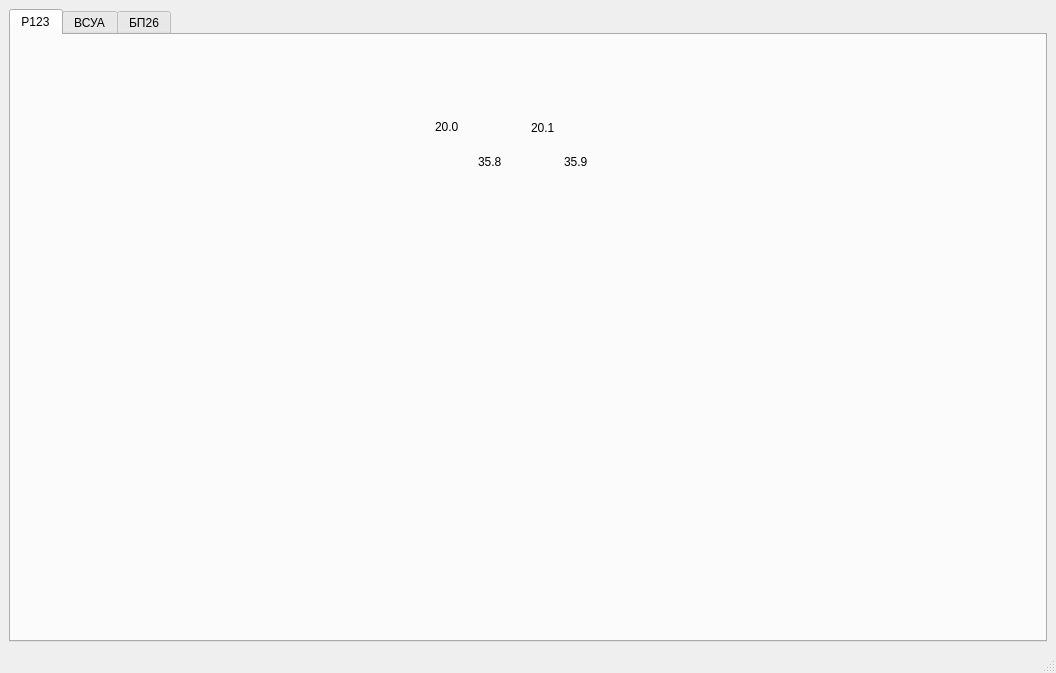
<?xml version="1.0" encoding="UTF-8"?>
<ui version="4.0">
 <class>r123</class>
 <widget class="QMainWindow" name="r123">
  <property name="geometry">
   <rect>
    <x>0</x>
    <y>0</y>
    <width>1056</width>
    <height>673</height>
   </rect>
  </property>
  <property name="sizePolicy">
   <sizepolicy hsizetype="Fixed" vsizetype="Fixed">
    <horstretch>0</horstretch>
    <verstretch>0</verstretch>
   </sizepolicy>
  </property>
  <property name="minimumSize">
   <size>
    <width>1056</width>
    <height>673</height>
   </size>
  </property>
  <property name="maximumSize">
   <size>
    <width>1056</width>
    <height>673</height>
   </size>
  </property>
  <property name="windowTitle">
   <string>Р123</string>
  </property>
  <property name="windowIcon">
   <iconset resource="r173.qrc">
    <normaloff>:/res/icon.png</normaloff>:/res/icon.png</iconset>
  </property>
  <widget class="QWidget" name="centralwidget">
   <layout class="QHBoxLayout" name="horizontalLayout">
    <item>
     <widget class="QTabWidget" name="tabWidget">
      <property name="currentIndex">
       <number>0</number>
      </property>
      <widget class="QWidget" name="r123">
       <property name="sizePolicy">
        <sizepolicy hsizetype="Fixed" vsizetype="Fixed">
         <horstretch>0</horstretch>
         <verstretch>0</verstretch>
        </sizepolicy>
       </property>
       <attribute name="title">
        <string>Р123</string>
       </attribute>
       <widget class="QLabel" name="r173label">
        <property name="enabled">
         <bool>true</bool>
        </property>
        <property name="geometry">
         <rect>
          <x>20</x>
          <y>10</y>
          <width>1011</width>
          <height>631</height>
         </rect>
        </property>
        <property name="sizePolicy">
         <sizepolicy hsizetype="Preferred" vsizetype="Preferred">
          <horstretch>0</horstretch>
          <verstretch>0</verstretch>
         </sizepolicy>
        </property>
        <property name="styleSheet">
         <string notr="true">background-image: url(:/res/r123/r123.jpg);</string>
        </property>
        <property name="text">
         <string/>
        </property>
        <property name="pixmap">
         <pixmap resource="r123.qrc">:/res/r123/r123.png</pixmap>
        </property>
       </widget>
       <widget class="QLabel" name="r123_szum">
        <property name="geometry">
         <rect>
          <x>173</x>
          <y>92</y>
          <width>61</width>
          <height>81</height>
         </rect>
        </property>
        <property name="text">
         <string/>
        </property>
        <property name="pixmap">
         <pixmap resource="r123.qrc">:/res/r123/r123-szum.png</pixmap>
        </property>
        <property name="alignment">
         <set>Qt::AlignCenter</set>
        </property>
       </widget>
       <widget class="QLabel" name="r123_ust_cz">
        <property name="geometry">
         <rect>
          <x>248</x>
          <y>230</y>
          <width>91</width>
          <height>101</height>
         </rect>
        </property>
        <property name="text">
         <string/>
        </property>
        <property name="pixmap">
         <pixmap resource="r123.qrc">:/res/r123/r123-ust_cz.png</pixmap>
        </property>
        <property name="alignment">
         <set>Qt::AlignCenter</set>
        </property>
       </widget>
       <widget class="QLabel" name="r123_nastr">
        <property name="geometry">
         <rect>
          <x>621</x>
          <y>147</y>
          <width>141</width>
          <height>161</height>
         </rect>
        </property>
        <property name="text">
         <string/>
        </property>
        <property name="pixmap">
         <pixmap resource="r123.qrc">:/res/r123/r123_nastr.png</pixmap>
        </property>
        <property name="alignment">
         <set>Qt::AlignCenter</set>
        </property>
       </widget>
       <widget class="QLabel" name="r123_volume">
        <property name="geometry">
         <rect>
          <x>855</x>
          <y>361</y>
          <width>91</width>
          <height>81</height>
         </rect>
        </property>
        <property name="text">
         <string/>
        </property>
        <property name="pixmap">
         <pixmap resource="r123.qrc">:/res/r123/r123_volume.png</pixmap>
        </property>
        <property name="alignment">
         <set>Qt::AlignCenter</set>
        </property>
       </widget>
       <widget class="QLabel" name="r123_controlu">
        <property name="geometry">
         <rect>
          <x>112</x>
          <y>204</y>
          <width>101</width>
          <height>91</height>
         </rect>
        </property>
        <property name="text">
         <string/>
        </property>
        <property name="pixmap">
         <pixmap resource="r123.qrc">:/res/r123/r123_control_ui.png</pixmap>
        </property>
        <property name="alignment">
         <set>Qt::AlignCenter</set>
        </property>
       </widget>
       <widget class="QLabel" name="r123_simp">
        <property name="geometry">
         <rect>
          <x>250</x>
          <y>95</y>
          <width>111</width>
          <height>101</height>
         </rect>
        </property>
        <property name="text">
         <string/>
        </property>
        <property name="pixmap">
         <pixmap resource="r123.qrc">:/res/r123/r123_simp.png</pixmap>
        </property>
        <property name="alignment">
         <set>Qt::AlignCenter</set>
        </property>
       </widget>
       <widget class="QLabel" name="r123_zpcz">
        <property name="geometry">
         <rect>
          <x>608</x>
          <y>308</y>
          <width>211</width>
          <height>201</height>
         </rect>
        </property>
        <property name="styleSheet">
         <string notr="true">opacity: 0.5;</string>
        </property>
        <property name="text">
         <string/>
        </property>
        <property name="pixmap">
         <pixmap resource="r123.qrc">:/res/r123/r123_zpcz.png</pixmap>
        </property>
        <property name="alignment">
         <set>Qt::AlignCenter</set>
        </property>
       </widget>
       <widget class="QLabel" name="r123_szkalaswitch">
        <property name="geometry">
         <rect>
          <x>107</x>
          <y>311</y>
          <width>31</width>
          <height>31</height>
         </rect>
        </property>
        <property name="text">
         <string/>
        </property>
        <property name="pixmap">
         <pixmap resource="r123.qrc">:/res/r123/vsua-clk_ind.png</pixmap>
        </property>
       </widget>
       <widget class="QLabel" name="r123_powerswitcher">
        <property name="geometry">
         <rect>
          <x>183</x>
          <y>307</y>
          <width>31</width>
          <height>41</height>
         </rect>
        </property>
        <property name="text">
         <string/>
        </property>
        <property name="pixmap">
         <pixmap resource="r123.qrc">:/res/r123/vsua-clk_ind.png</pixmap>
        </property>
       </widget>
       <widget class="QLabel" name="r123_ton_call">
        <property name="geometry">
         <rect>
          <x>141</x>
          <y>314</y>
          <width>31</width>
          <height>31</height>
         </rect>
        </property>
        <property name="text">
         <string/>
        </property>
        <property name="pixmap">
         <pixmap resource="r123.qrc">:/res/r123/vsua-nastr_fil.png</pixmap>
        </property>
       </widget>
       <widget class="QLabel" name="r123_ustr">
        <property name="geometry">
         <rect>
          <x>832</x>
          <y>234</y>
          <width>121</width>
          <height>91</height>
         </rect>
        </property>
        <property name="text">
         <string/>
        </property>
        <property name="pixmap">
         <pixmap resource="r123.qrc">:/res/r123/r123_ustr.png</pixmap>
        </property>
        <property name="alignment">
         <set>Qt::AlignCenter</set>
        </property>
       </widget>
       <widget class="QLabel" name="r123_zpcz1">
        <property name="geometry">
         <rect>
          <x>830</x>
          <y>90</y>
          <width>41</width>
          <height>41</height>
         </rect>
        </property>
        <property name="text">
         <string/>
        </property>
        <property name="pixmap">
         <pixmap resource="r123.qrc">:/res/r123/numbers/r123_poddiap1.png</pixmap>
        </property>
        <property name="alignment">
         <set>Qt::AlignCenter</set>
        </property>
       </widget>
       <widget class="QLabel" name="r123_zpcz2">
        <property name="geometry">
         <rect>
          <x>868</x>
          <y>95</y>
          <width>31</width>
          <height>31</height>
         </rect>
        </property>
        <property name="text">
         <string/>
        </property>
        <property name="pixmap">
         <pixmap resource="r123.qrc">:/res/r123/numbers/r123_zpcz2.png</pixmap>
        </property>
       </widget>
       <widget class="QLabel" name="r123_zpcz3">
        <property name="geometry">
         <rect>
          <x>902</x>
          <y>95</y>
          <width>31</width>
          <height>31</height>
         </rect>
        </property>
        <property name="text">
         <string/>
        </property>
        <property name="pixmap">
         <pixmap resource="r123.qrc">:/res/r123/numbers/r123_zpcz3.png</pixmap>
        </property>
       </widget>
       <widget class="QLabel" name="r123_zpcz4">
        <property name="geometry">
         <rect>
          <x>936</x>
          <y>96</y>
          <width>31</width>
          <height>31</height>
         </rect>
        </property>
        <property name="text">
         <string/>
        </property>
        <property name="pixmap">
         <pixmap resource="r123.qrc">:/res/r123/numbers/r123_zpcz4.png</pixmap>
        </property>
       </widget>
       <widget class="QLabel" name="r123_poddiap1">
        <property name="geometry">
         <rect>
          <x>852</x>
          <y>315</y>
          <width>31</width>
          <height>41</height>
         </rect>
        </property>
        <property name="text">
         <string/>
        </property>
        <property name="pixmap">
         <pixmap resource="r123.qrc">:/res/r123/numbers/r123_poddiap1.png</pixmap>
        </property>
       </widget>
       <widget class="QLabel" name="r123_poddiap2">
        <property name="geometry">
         <rect>
          <x>920</x>
          <y>320</y>
          <width>31</width>
          <height>31</height>
         </rect>
        </property>
        <property name="text">
         <string/>
        </property>
        <property name="pixmap">
         <pixmap resource="r123.qrc">:/res/r123/numbers/r123_poddiap2.png</pixmap>
        </property>
       </widget>
       <widget class="QLabel" name="r123_cz">
        <property name="geometry">
         <rect>
          <x>333</x>
          <y>190</y>
          <width>291</width>
          <height>561</height>
         </rect>
        </property>
        <property name="text">
         <string/>
        </property>
        <property name="pixmap">
         <pixmap resource="r123.qrc">:/res/r123/open_detail/r123_cz_zakr.png</pixmap>
        </property>
        <property name="alignment">
         <set>Qt::AlignHCenter|Qt::AlignTop</set>
        </property>
       </widget>
       <widget class="QLabel" name="r123_pit">
        <property name="geometry">
         <rect>
          <x>10</x>
          <y>356</y>
          <width>261</width>
          <height>261</height>
         </rect>
        </property>
        <property name="text">
         <string/>
        </property>
        <property name="alignment">
         <set>Qt::AlignCenter</set>
        </property>
       </widget>
       <widget class="QLabel" name="r123_mtg">
        <property name="geometry">
         <rect>
          <x>230</x>
          <y>290</y>
          <width>101</width>
          <height>401</height>
         </rect>
        </property>
        <property name="text">
         <string/>
        </property>
        <property name="alignment">
         <set>Qt::AlignLeading|Qt::AlignLeft|Qt::AlignTop</set>
        </property>
       </widget>
       <widget class="QLabel" name="r123_poddiap_switchers">
        <property name="geometry">
         <rect>
          <x>796</x>
          <y>77</y>
          <width>201</width>
          <height>152</height>
         </rect>
        </property>
        <property name="styleSheet">
         <string notr="true"/>
        </property>
        <property name="text">
         <string/>
        </property>
       </widget>
       <widget class="QLabel" name="r123_line">
        <property name="geometry">
         <rect>
          <x>271</x>
          <y>50</y>
          <width>431</width>
          <height>121</height>
         </rect>
        </property>
        <property name="text">
         <string/>
        </property>
        <property name="pixmap">
         <pixmap resource="r123.qrc">:/res/r123/line/r123_line.png</pixmap>
        </property>
       </widget>
       <widget class="QLabel" name="r123_number_poddiap1_1">
        <property name="geometry">
         <rect>
          <x>424</x>
          <y>84</y>
          <width>31</width>
          <height>16</height>
         </rect>
        </property>
        <property name="text">
         <string>20.0</string>
        </property>
       </widget>
       <widget class="QLabel" name="r123_number_poddiap1_2">
        <property name="geometry">
         <rect>
          <x>520</x>
          <y>84</y>
          <width>31</width>
          <height>17</height>
         </rect>
        </property>
        <property name="text">
         <string>20.1</string>
        </property>
       </widget>
       <widget class="QLabel" name="r123_number_poddiap2_1">
        <property name="geometry">
         <rect>
          <x>467</x>
          <y>119</y>
          <width>31</width>
          <height>16</height>
         </rect>
        </property>
        <property name="text">
         <string>35.8</string>
        </property>
       </widget>
       <widget class="QLabel" name="r123_number_poddiap2_2">
        <property name="geometry">
         <rect>
          <x>553</x>
          <y>119</y>
          <width>31</width>
          <height>16</height>
         </rect>
        </property>
        <property name="text">
         <string>35.9</string>
        </property>
       </widget>
       <widget class="QLabel" name="r123_line_off">
        <property name="geometry">
         <rect>
          <x>389</x>
          <y>68</y>
          <width>171</width>
          <height>81</height>
         </rect>
        </property>
        <property name="styleSheet">
         <string notr="true">background-image: url(:/res/r123/line/r123_line_black.png);</string>
        </property>
        <property name="text">
         <string/>
        </property>
        <property name="scaledContents">
         <bool>false</bool>
        </property>
       </widget>
       <widget class="QLabel" name="r123_zpcz1_poddiap_sl">
        <property name="geometry">
         <rect>
          <x>840</x>
          <y>180</y>
          <width>31</width>
          <height>31</height>
         </rect>
        </property>
        <property name="text">
         <string/>
        </property>
       </widget>
       <widget class="QLabel" name="r123_zpcz2_poddiap_sl">
        <property name="geometry">
         <rect>
          <x>873</x>
          <y>180</y>
          <width>31</width>
          <height>31</height>
         </rect>
        </property>
        <property name="text">
         <string/>
        </property>
       </widget>
       <widget class="QLabel" name="r123_zpcz3_poddiap_sl">
        <property name="geometry">
         <rect>
          <x>907</x>
          <y>180</y>
          <width>31</width>
          <height>31</height>
         </rect>
        </property>
        <property name="text">
         <string/>
        </property>
       </widget>
       <widget class="QLabel" name="r123_zpcz4_poddiap_sl">
        <property name="geometry">
         <rect>
          <x>940</x>
          <y>180</y>
          <width>31</width>
          <height>31</height>
         </rect>
        </property>
        <property name="text">
         <string/>
        </property>
       </widget>
       <widget class="QLabel" name="r123_diod_setup">
        <property name="geometry">
         <rect>
          <x>582</x>
          <y>50</y>
          <width>131</width>
          <height>151</height>
         </rect>
        </property>
        <property name="text">
         <string/>
        </property>
        <property name="pixmap">
         <pixmap resource="r123.qrc">:/res/r123/r123_setup_diod.png</pixmap>
        </property>
       </widget>
       <widget class="QLabel" name="r123_antena">
        <property name="geometry">
         <rect>
          <x>950</x>
          <y>0</y>
          <width>231</width>
          <height>321</height>
         </rect>
        </property>
        <property name="text">
         <string/>
        </property>
       </widget>
       <widget class="QLabel" name="r123_ziem">
        <property name="geometry">
         <rect>
          <x>933</x>
          <y>370</y>
          <width>101</width>
          <height>111</height>
         </rect>
        </property>
        <property name="text">
         <string/>
        </property>
       </widget>
       <zorder>r123_line</zorder>
       <zorder>r123_number_poddiap2_2</zorder>
       <zorder>r123_number_poddiap2_1</zorder>
       <zorder>r123_number_poddiap1_2</zorder>
       <zorder>r123_number_poddiap1_1</zorder>
       <zorder>r123_line_off</zorder>
       <zorder>r173label</zorder>
       <zorder>r123_szum</zorder>
       <zorder>r123_ust_cz</zorder>
       <zorder>r123_nastr</zorder>
       <zorder>r123_volume</zorder>
       <zorder>r123_controlu</zorder>
       <zorder>r123_simp</zorder>
       <zorder>r123_zpcz</zorder>
       <zorder>r123_szkalaswitch</zorder>
       <zorder>r123_powerswitcher</zorder>
       <zorder>r123_ton_call</zorder>
       <zorder>r123_ustr</zorder>
       <zorder>r123_zpcz1</zorder>
       <zorder>r123_zpcz2</zorder>
       <zorder>r123_zpcz3</zorder>
       <zorder>r123_zpcz4</zorder>
       <zorder>r123_poddiap1</zorder>
       <zorder>r123_poddiap2</zorder>
       <zorder>r123_cz</zorder>
       <zorder>r123_pit</zorder>
       <zorder>r123_mtg</zorder>
       <zorder>r123_poddiap_switchers</zorder>
       <zorder>r123_zpcz4_poddiap_sl</zorder>
       <zorder>r123_zpcz3_poddiap_sl</zorder>
       <zorder>r123_zpcz2_poddiap_sl</zorder>
       <zorder>r123_zpcz1_poddiap_sl</zorder>
       <zorder>r123_diod_setup</zorder>
       <zorder>r123_antena</zorder>
       <zorder>r123_ziem</zorder>
      </widget>
      <widget class="QWidget" name="vsua">
       <attribute name="title">
        <string>ВСУА</string>
       </attribute>
       <widget class="QLabel" name="vsualabel">
        <property name="geometry">
         <rect>
          <x>194</x>
          <y>58</y>
          <width>640</width>
          <height>480</height>
         </rect>
        </property>
        <property name="minimumSize">
         <size>
          <width>640</width>
          <height>480</height>
         </size>
        </property>
        <property name="maximumSize">
         <size>
          <width>640</width>
          <height>480</height>
         </size>
        </property>
        <property name="styleSheet">
         <string notr="true">background-image: url(:/res/r123/всуа.jpg);</string>
        </property>
        <property name="text">
         <string/>
        </property>
       </widget>
       <widget class="QLabel" name="vsua_ukv">
        <property name="geometry">
         <rect>
          <x>194</x>
          <y>220</y>
          <width>51</width>
          <height>81</height>
         </rect>
        </property>
        <property name="styleSheet">
         <string notr="true"/>
        </property>
        <property name="text">
         <string/>
        </property>
       </widget>
       <widget class="QLabel" name="vsua_ziem">
        <property name="geometry">
         <rect>
          <x>268</x>
          <y>393</y>
          <width>71</width>
          <height>161</height>
         </rect>
        </property>
        <property name="styleSheet">
         <string notr="true"/>
        </property>
        <property name="text">
         <string/>
        </property>
       </widget>
       <widget class="QLabel" name="vsua_ant1">
        <property name="geometry">
         <rect>
          <x>270</x>
          <y>90</y>
          <width>101</width>
          <height>71</height>
         </rect>
        </property>
        <property name="styleSheet">
         <string notr="true"/>
        </property>
        <property name="text">
         <string/>
        </property>
       </widget>
       <widget class="QLabel" name="vsua_ant2">
        <property name="geometry">
         <rect>
          <x>360</x>
          <y>90</y>
          <width>101</width>
          <height>71</height>
         </rect>
        </property>
        <property name="styleSheet">
         <string notr="true"/>
        </property>
        <property name="text">
         <string/>
        </property>
       </widget>
       <widget class="QLabel" name="vsua_ant3">
        <property name="geometry">
         <rect>
          <x>423</x>
          <y>87</y>
          <width>101</width>
          <height>71</height>
         </rect>
        </property>
        <property name="styleSheet">
         <string notr="true"/>
        </property>
        <property name="text">
         <string/>
        </property>
       </widget>
       <widget class="QLabel" name="vsua_ant4">
        <property name="geometry">
         <rect>
          <x>483</x>
          <y>86</y>
          <width>101</width>
          <height>71</height>
         </rect>
        </property>
        <property name="styleSheet">
         <string notr="true"/>
        </property>
        <property name="text">
         <string/>
        </property>
       </widget>
       <widget class="QLabel" name="vsua_ustcz">
        <property name="geometry">
         <rect>
          <x>261</x>
          <y>309</y>
          <width>56</width>
          <height>56</height>
         </rect>
        </property>
        <property name="text">
         <string/>
        </property>
        <property name="pixmap">
         <pixmap resource="r123.qrc">:/res/r123/vsua_naptr_kr.png</pixmap>
        </property>
        <property name="alignment">
         <set>Qt::AlignCenter</set>
        </property>
       </widget>
       <widget class="QLabel" name="vsua_vrt">
        <property name="geometry">
         <rect>
          <x>681</x>
          <y>316</y>
          <width>71</width>
          <height>101</height>
         </rect>
        </property>
        <property name="text">
         <string/>
        </property>
        <property name="pixmap">
         <pixmap resource="r123.qrc">:/res/r123/vsua_vrt.png</pixmap>
        </property>
        <property name="alignment">
         <set>Qt::AlignCenter</set>
        </property>
       </widget>
       <widget class="QLabel" name="vsua_net">
        <property name="geometry">
         <rect>
          <x>631</x>
          <y>244</y>
          <width>55</width>
          <height>41</height>
         </rect>
        </property>
        <property name="text">
         <string/>
        </property>
        <property name="pixmap">
         <pixmap resource="r123.qrc">:/res/r123/vsua_net.png</pixmap>
        </property>
        <property name="alignment">
         <set>Qt::AlignCenter</set>
        </property>
       </widget>
       <widget class="QLabel" name="vsua_ind">
        <property name="geometry">
         <rect>
          <x>561</x>
          <y>157</y>
          <width>41</width>
          <height>51</height>
         </rect>
        </property>
        <property name="text">
         <string/>
        </property>
        <property name="pixmap">
         <pixmap resource="r123.qrc">:/res/r123/vsua_ind.png</pixmap>
        </property>
        <property name="alignment">
         <set>Qt::AlignCenter</set>
        </property>
       </widget>
       <widget class="QLabel" name="vsua_raw">
        <property name="geometry">
         <rect>
          <x>525</x>
          <y>352</y>
          <width>55</width>
          <height>51</height>
         </rect>
        </property>
        <property name="text">
         <string/>
        </property>
        <property name="pixmap">
         <pixmap resource="r123.qrc">:/res/r123/vsua_raw.png</pixmap>
        </property>
        <property name="alignment">
         <set>Qt::AlignCenter</set>
        </property>
       </widget>
       <widget class="QLabel" name="vsua_ant_vrt">
        <property name="geometry">
         <rect>
          <x>392</x>
          <y>293</y>
          <width>55</width>
          <height>61</height>
         </rect>
        </property>
        <property name="text">
         <string/>
        </property>
        <property name="pixmap">
         <pixmap resource="r123.qrc">:/res/r123/vsua_ant.png</pixmap>
        </property>
        <property name="alignment">
         <set>Qt::AlignCenter</set>
        </property>
       </widget>
       <widget class="QLabel" name="vsua_ind_switch">
        <property name="geometry">
         <rect>
          <x>308</x>
          <y>201</y>
          <width>21</width>
          <height>31</height>
         </rect>
        </property>
        <property name="text">
         <string/>
        </property>
        <property name="pixmap">
         <pixmap resource="r123.qrc">:/res/r123/vsua_switch_ind.jpg.png</pixmap>
        </property>
       </widget>
       <widget class="QLabel" name="vsua_nastr_fil">
        <property name="geometry">
         <rect>
          <x>277</x>
          <y>399</y>
          <width>31</width>
          <height>31</height>
         </rect>
        </property>
        <property name="text">
         <string/>
        </property>
        <property name="pixmap">
         <pixmap resource="r123.qrc">:/res/r123/vsua-nastr_fil.png</pixmap>
        </property>
       </widget>
       <widget class="QLabel" name="vsua_clk_ind">
        <property name="geometry">
         <rect>
          <x>305</x>
          <y>241</y>
          <width>31</width>
          <height>41</height>
         </rect>
        </property>
        <property name="text">
         <string/>
        </property>
        <property name="pixmap">
         <pixmap resource="r123.qrc">:/res/r123/vsua-clk_ind_r.png</pixmap>
        </property>
       </widget>
       <widget class="QLabel" name="vsua_ustr">
        <property name="geometry">
         <rect>
          <x>680</x>
          <y>153</y>
          <width>55</width>
          <height>61</height>
         </rect>
        </property>
        <property name="text">
         <string/>
        </property>
        <property name="pixmap">
         <pixmap resource="r123.qrc">:/res/r123/vsua-ustr.png</pixmap>
        </property>
        <property name="alignment">
         <set>Qt::AlignCenter</set>
        </property>
       </widget>
      </widget>
      <widget class="QWidget" name="bp26">
       <attribute name="title">
        <string>БП26</string>
       </attribute>
       <widget class="QLabel" name="bp26label">
        <property name="geometry">
         <rect>
          <x>166</x>
          <y>45</y>
          <width>696</width>
          <height>506</height>
         </rect>
        </property>
        <property name="minimumSize">
         <size>
          <width>696</width>
          <height>506</height>
         </size>
        </property>
        <property name="maximumSize">
         <size>
          <width>696</width>
          <height>506</height>
         </size>
        </property>
        <property name="autoFillBackground">
         <bool>false</bool>
        </property>
        <property name="styleSheet">
         <string notr="true">background-image: url(:/res/r123/bp26.jpg);</string>
        </property>
        <property name="text">
         <string/>
        </property>
       </widget>
       <widget class="QLabel" name="pit_vsua">
        <property name="geometry">
         <rect>
          <x>431</x>
          <y>257</y>
          <width>451</width>
          <height>181</height>
         </rect>
        </property>
        <property name="styleSheet">
         <string notr="true"/>
        </property>
        <property name="text">
         <string/>
        </property>
       </widget>
       <widget class="QLabel" name="pit_zem">
        <property name="geometry">
         <rect>
          <x>167</x>
          <y>460</y>
          <width>91</width>
          <height>91</height>
         </rect>
        </property>
        <property name="styleSheet">
         <string notr="true"/>
        </property>
        <property name="text">
         <string/>
        </property>
       </widget>
       <widget class="QLabel" name="pit_pit">
        <property name="geometry">
         <rect>
          <x>250</x>
          <y>430</y>
          <width>391</width>
          <height>121</height>
         </rect>
        </property>
        <property name="text">
         <string/>
        </property>
       </widget>
      </widget>
     </widget>
    </item>
   </layout>
  </widget>
  <widget class="QStatusBar" name="statusbar"/>
 </widget>
 <resources>
  <include location="r123.qrc"/>
  <include location="r173.qrc"/>
 </resources>
 <connections/>
</ui>
